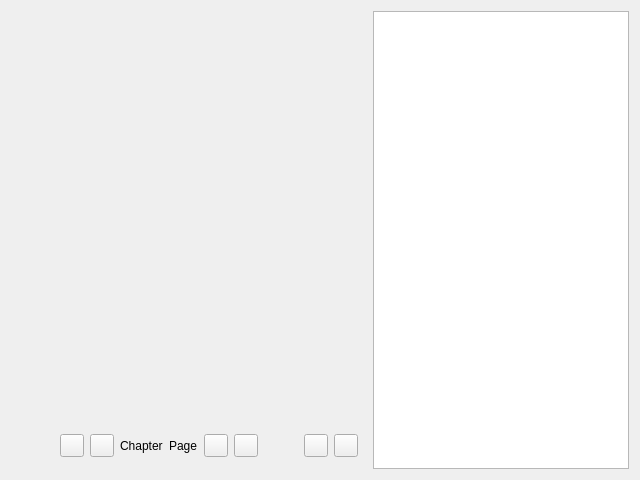
<?xml version="1.0" encoding="UTF-8"?>
<ui version="4.0" idbasedtr="true">
 <class>ReaderWidget</class>
 <widget class="QWidget" name="ReaderWidget">
  <property name="geometry">
   <rect>
    <x>0</x>
    <y>0</y>
    <width>640</width>
    <height>480</height>
   </rect>
  </property>
  <property name="locale">
   <locale language="English" country="UnitedStates"/>
  </property>
  <layout class="QHBoxLayout" name="horizontalLayout_2">
   <item>
    <widget class="SimpleCardWidget" name="readerCardWidget">
     <property name="sizePolicy">
      <sizepolicy hsizetype="Expanding" vsizetype="Expanding">
       <horstretch>0</horstretch>
       <verstretch>0</verstretch>
      </sizepolicy>
     </property>
     <layout class="QVBoxLayout" name="verticalLayout_3">
      <property name="leftMargin">
       <number>0</number>
      </property>
      <property name="topMargin">
       <number>0</number>
      </property>
      <property name="rightMargin">
       <number>0</number>
      </property>
      <property name="bottomMargin">
       <number>0</number>
      </property>
      <item>
       <widget class="QWidget" name="readerWidget" native="true">
        <property name="sizePolicy">
         <sizepolicy hsizetype="Expanding" vsizetype="Expanding">
          <horstretch>0</horstretch>
          <verstretch>0</verstretch>
         </sizepolicy>
        </property>
        <layout class="QHBoxLayout" name="reader_layout">
         <property name="spacing">
          <number>0</number>
         </property>
         <property name="leftMargin">
          <number>0</number>
         </property>
         <property name="topMargin">
          <number>0</number>
         </property>
         <property name="rightMargin">
          <number>0</number>
         </property>
         <property name="bottomMargin">
          <number>0</number>
         </property>
        </layout>
       </widget>
      </item>
      <item>
       <layout class="QHBoxLayout" name="actionsHLayout">
        <property name="leftMargin">
         <number>9</number>
        </property>
        <property name="rightMargin">
         <number>9</number>
        </property>
        <property name="bottomMargin">
         <number>9</number>
        </property>
        <item>
         <widget class="QWidget" name="readerActionsWidget" native="true">
          <property name="sizePolicy">
           <sizepolicy hsizetype="Expanding" vsizetype="Preferred">
            <horstretch>0</horstretch>
            <verstretch>0</verstretch>
           </sizepolicy>
          </property>
          <layout class="QHBoxLayout" name="horizontalLayout">
           <property name="leftMargin">
            <number>0</number>
           </property>
           <property name="topMargin">
            <number>0</number>
           </property>
           <property name="rightMargin">
            <number>0</number>
           </property>
           <property name="bottomMargin">
            <number>0</number>
           </property>
           <item>
            <spacer name="horizontalSpacer">
             <property name="orientation">
              <enum>Qt::Orientation::Horizontal</enum>
             </property>
             <property name="sizeHint" stdset="0">
              <size>
               <width>10</width>
               <height>29</height>
              </size>
             </property>
            </spacer>
           </item>
           <item>
            <widget class="ToolButton" name="prev_chapter_btn">
             <property name="text">
              <string notr="true"/>
             </property>
             <property name="shortcut">
              <string notr="true">Down</string>
             </property>
            </widget>
           </item>
           <item>
            <widget class="ToolButton" name="prev_page_btn">
             <property name="text">
              <string notr="true"/>
             </property>
             <property name="shortcut">
              <string notr="true">Left</string>
             </property>
            </widget>
           </item>
           <item>
            <widget class="BodyLabel" name="chapterLabel">
             <property name="text">
              <string notr="true" id="label.Chapter">Chapter</string>
             </property>
             <property name="wordWrap">
              <bool>true</bool>
             </property>
            </widget>
           </item>
           <item>
            <widget class="BodyLabel" name="pageLabel">
             <property name="text">
              <string notr="true" id="label.Page">Page</string>
             </property>
             <property name="wordWrap">
              <bool>true</bool>
             </property>
            </widget>
           </item>
           <item>
            <widget class="ToolButton" name="next_page_btn">
             <property name="text">
              <string notr="true"/>
             </property>
             <property name="shortcut">
              <string notr="true">Right</string>
             </property>
            </widget>
           </item>
           <item>
            <widget class="ToolButton" name="next_chapter_btn">
             <property name="text">
              <string notr="true"/>
             </property>
             <property name="shortcut">
              <string notr="true">Up</string>
             </property>
            </widget>
           </item>
           <item>
            <spacer name="horizontalSpacer_2">
             <property name="orientation">
              <enum>Qt::Orientation::Horizontal</enum>
             </property>
             <property name="sizeHint" stdset="0">
              <size>
               <width>11</width>
               <height>29</height>
              </size>
             </property>
            </spacer>
           </item>
          </layout>
         </widget>
        </item>
        <item>
         <widget class="QWidget" name="windowActionsWidget" native="true">
          <layout class="QHBoxLayout" name="horizontalLayout_4">
           <property name="leftMargin">
            <number>0</number>
           </property>
           <property name="topMargin">
            <number>0</number>
           </property>
           <property name="rightMargin">
            <number>0</number>
           </property>
           <property name="bottomMargin">
            <number>0</number>
           </property>
           <item>
            <widget class="ToolButton" name="fullscreenButton">
             <property name="text">
              <string notr="true"/>
             </property>
             <property name="shortcut">
              <string notr="true">F11</string>
             </property>
            </widget>
           </item>
           <item>
            <widget class="ToolButton" name="chaptersListButton">
             <property name="text">
              <string notr="true"/>
             </property>
             <property name="shortcut">
              <string notr="true"/>
             </property>
            </widget>
           </item>
          </layout>
         </widget>
        </item>
       </layout>
      </item>
     </layout>
    </widget>
   </item>
   <item>
    <widget class="CardWidget" name="chaptersCard">
     <layout class="QVBoxLayout" name="verticalLayout_2">
      <property name="spacing">
       <number>0</number>
      </property>
      <property name="leftMargin">
       <number>0</number>
      </property>
      <property name="topMargin">
       <number>0</number>
      </property>
      <property name="rightMargin">
       <number>0</number>
      </property>
      <property name="bottomMargin">
       <number>0</number>
      </property>
      <item>
       <widget class="ListWidget" name="chaptersList">
        <property name="sizePolicy">
         <sizepolicy hsizetype="Preferred" vsizetype="Preferred">
          <horstretch>0</horstretch>
          <verstretch>0</verstretch>
         </sizepolicy>
        </property>
        <property name="contextMenuPolicy">
         <enum>Qt::ContextMenuPolicy::CustomContextMenu</enum>
        </property>
        <property name="horizontalScrollBarPolicy">
         <enum>Qt::ScrollBarPolicy::ScrollBarAlwaysOff</enum>
        </property>
        <property name="wordWrap">
         <bool>true</bool>
        </property>
       </widget>
      </item>
     </layout>
    </widget>
   </item>
  </layout>
 </widget>
 <customwidgets>
  <customwidget>
   <class>ToolButton</class>
   <extends>QToolButton</extends>
   <header>qfluentwidgets</header>
  </customwidget>
  <customwidget>
   <class>BodyLabel</class>
   <extends>QLabel</extends>
   <header>qfluentwidgets</header>
  </customwidget>
  <customwidget>
   <class>ListWidget</class>
   <extends>QListWidget</extends>
   <header>qfluentwidgets</header>
  </customwidget>
  <customwidget>
   <class>CardWidget</class>
   <extends>QFrame</extends>
   <header>qfluentwidgets</header>
   <container>1</container>
  </customwidget>
  <customwidget>
   <class>SimpleCardWidget</class>
   <extends>QFrame</extends>
   <header>qfluentwidgets</header>
   <container>1</container>
  </customwidget>
 </customwidgets>
 <resources/>
 <connections/>
</ui>
